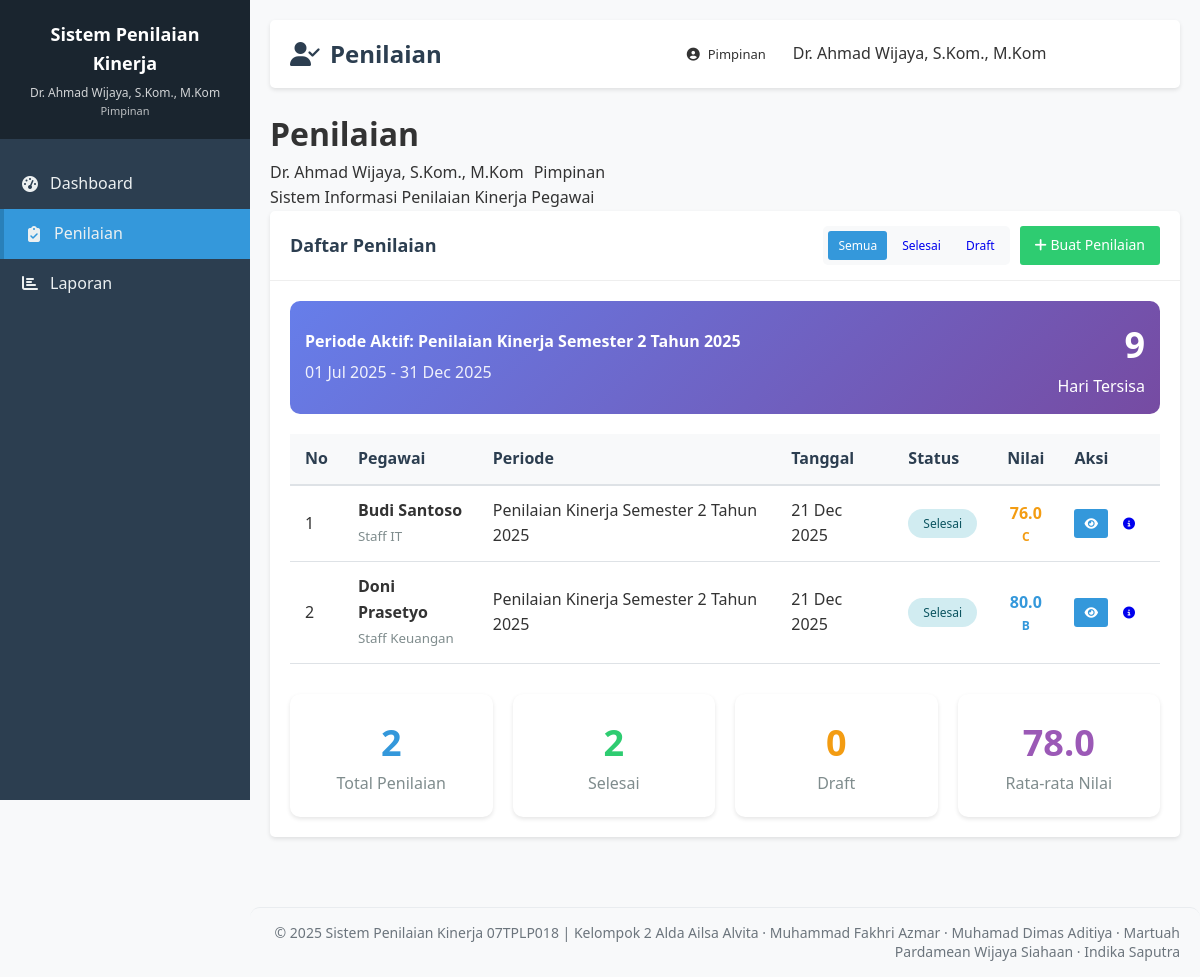
/pimpinan/penilaian.php (signed in), run on the app's committed database.
### tables this page shows
CREATE TABLE `periode_penilaian` (
  `id` int(11) NOT NULL,
  `nama_periode` varchar(100) NOT NULL,
  `tanggal_mulai` date NOT NULL,
  `tanggal_selesai` date NOT NULL,
  `status` enum('aktif','selesai','draft') NOT NULL DEFAULT 'draft',
  `created_at` timestamp NOT NULL DEFAULT current_timestamp(),
  `updated_at` timestamp NOT NULL DEFAULT current_timestamp() ON UPDATE current_timestamp()
);

CREATE TABLE `penilaian` (
  `id` int(11) NOT NULL,
  `periode_id` int(11) NOT NULL,
  `pegawai_id` int(11) NOT NULL,
  `penilai_id` int(11) NOT NULL,
  `tanggal_penilaian` date NOT NULL,
  `status` enum('draft','selesai') NOT NULL DEFAULT 'draft',
  `catatan` text DEFAULT NULL,
  `created_at` timestamp NOT NULL DEFAULT current_timestamp(),
  `updated_at` timestamp NOT NULL DEFAULT current_timestamp() ON UPDATE current_timestamp()
);

CREATE TABLE `pegawai` (
  `id` int(11) NOT NULL,
  `user_id` int(11) DEFAULT NULL,
  `nip` varchar(50) NOT NULL,
  `nama_depan` varchar(100) DEFAULT NULL,
  `nama_belakang` varchar(100) DEFAULT NULL,
  `nama_lengkap` varchar(255) NOT NULL,
  `jabatan` varchar(100) NOT NULL,
  `unit_kerja` varchar(100) DEFAULT NULL,
  `email` varchar(100) DEFAULT NULL,
  `no_telp` varchar(20) DEFAULT NULL,
  `created_at` timestamp NOT NULL DEFAULT current_timestamp(),
  `updated_at` timestamp NOT NULL DEFAULT current_timestamp() ON UPDATE current_timestamp()
);

### pimpinan/penilaian.php (the view, shortened to what the rows shown need)
<?php
$db   = new Database();
$conn = $db->getConnection();
$action = $_GET['action'] ?? '';
$user_id = $_SESSION['user_id'];
$penilai = $conn->query(
    "SELECT * FROM penilai WHERE user_id = '$user_id'"
)->fetch_assoc();
$active_period = $conn->query("
    SELECT * FROM periode_penilaian
    WHERE status = 'aktif'
    ORDER BY id DESC LIMIT 1
")->fetch_assoc();
$pegawai_list = $conn->query("SELECT * FROM pegawai ORDER BY nama_lengkap ASC");
$where_conditions = ["pn.penilai_id = '{$penilai['id']}'"];
if ($active_period) {
    $where_conditions[] = "pn.periode_id = '{$active_period['id']}'";
}
$where_clause = implode(' AND ', $where_conditions);
$penilaian_query = "
    SELECT
        pn.*,
        pg.nama_lengkap as nama_pegawai,
        pg.jabatan as jabatan_pegawai,
        pr.nama_periode,
        (SELECT AVG(nilai) FROM detail_penilaian WHERE penilaian_id = pn.id) as rata_rata_nilai
    FROM penilaian pn
    JOIN pegawai pg ON pn.pegawai_id = pg.id
    JOIN periode_penilaian pr ON pn.periode_id = pr.id
    WHERE $where_clause
    ORDER BY pn.tanggal_penilaian DESC
";
$penilaian_result = $conn->query($penilaian_query);
$page_title = $action == 'tambah' ? 'Tambah Penilaian' : ($action == 'edit' ? 'Edit Penilaian' : ($action == 'isi_nilai' ? 'Isi Nilai Penilaian' : 'Penilaian'));
require_once '../includes/header.php';
?>
<div class="dashboard-header">
    <div class="header-title">
        <h1><?php echo $page_title; ?></h1>
    </div>
</div>
<?php if ($action == 'tambah'): ?>
    <div class="card">
        <div class="card-header">
            <h2>Buat Penilaian Baru</h2>
            <a href="penilaian.php" class="btn btn-primary">
                <i class="fas fa-arrow-left"></i> Kembali
            </a>
        </div>
        <div class="card-body">
            <form method="POST" action="">
                <input type="hidden" name="tambah_penilaian" value="1">
                <div style="display: grid; grid-template-columns: repeat(2, 1fr); gap: 20px; margin-bottom: 30px;">
                    <div class="form-group">
                        <label for="pegawai_id">Pegawai *</label>
                        <select id="pegawai_id" name="pegawai_id" class="form-control" required>
                            <option value="">-- Pilih Pegawai --</option>
                            <?php while ($pegawai = $pegawai_list->fetch_assoc()): ?>
                                <option value="<?php echo $pegawai['id']; ?>">
                                    <?php echo $pegawai['nama_lengkap']; ?> - <?php echo $pegawai['jabatan']; ?>
                                </option>
                            <?php endwhile; ?>
                        </select>
                    </div>
                    <div class="form-group">
                        <label for="periode_id">Periode Penilaian *</label>
                        <select id="periode_id" name="periode_id" class="form-control" required>
                            <?php if ($active_period): ?>
                                <option value="<?php echo $active_period['id']; ?>" selected>
                                    <?php echo $active_period['nama_periode']; ?> (Aktif)
                                </option>
                            <?php else: ?>
                                <option value="">-- Tidak ada periode aktif --</option>
                            <?php endif; ?>
                        </select>
                        <?php if (!$active_period): ?>
                            <small style="color: #e74c3c;">
                                <i class="fas fa-exclamation-circle"></i> Tidak ada periode penilaian yang aktif
                            </small>
                        <?php endif; ?>
                    </div>
                    <div class="form-group">
                        <label for="tanggal_penilaian">Tanggal Penilaian *</label>
                        <input type="date" id="tanggal_penilaian" name="tanggal_penilaian" class="form-control"
                            value="<?php echo date('Y-m-d'); ?>" required>
                    </div>
                    <div class="form-group">
                        <label for="status">Status *</label>
                        <select id="status" name="status" class="form-control" required>
                            <option value="draft">Draft (Simpan sementara)</option>
                            <option value="selesai">Selesai (Lanjut ke pengisian nilai)</option>
                        </select>
                        <small style="color: #7f8c8d;">
                            Pilih "Selesai" jika ingin langsung mengisi nilai
                        </small>
                    </div>
                </div>
                <div style="margin-top: 30px; display: flex; gap: 10px;">
                    <button type="submit" class="btn btn-success">
                        <i class="fas fa-save"></i> Buat Penilaian
                    </button>
                    <a href="penilaian.php" class="btn btn-warning">
                        <i class="fas fa-times"></i> Batal
                    </a>
                </div>
            </form>
        </div>
    </div>
<?php else: ?>
    <div class="card">
        <div class="card-header" style="display: flex; justify-content: space-between; align-items: center;">
            <h2>Daftar Penilaian</h2>
        </div>
        <div class="card-body">
            <?php if ($active_period): ?>
                <div style="margin-bottom: 20px; padding: 15px; background: linear-gradient(135deg, #667eea 0%, #764ba2 100%);
                 color: white; border-radius: 10px;">
                    <div style="display: flex; justify-content: space-between; align-items: center;">
                        <div>
                            <h4 style="margin: 0;">Periode Aktif: <?php echo $active_period['nama_periode']; ?></h4>
                            <p style="margin: 5px 0 0 0; opacity: 0.9;">
                                <?php echo date('d M Y', strtotime($active_period['tanggal_mulai'])); ?> -
                                <?php echo date('d M Y', strtotime($active_period['tanggal_selesai'])); ?>
                            </p>
                        </div>
                        <div style="text-align: right;">
                            <?php
                            $end_date = new DateTime($active_period['tanggal_selesai']);
                            $today = new DateTime();
                            $days_left = $today->diff($end_date)->days;
                            ?>
                            <div style="font-size: 36px; font-weight: bold;"><?php echo $days_left; ?></div>
                            <div>Hari Tersisa</div>
                        </div>
                    </div>
                </div>
            <?php endif; ?>
            <?php if ($penilaian_result->num_rows > 0): ?>
                <div class="table-responsive">
                    <table class="data-table">
                        <thead>
                            <tr>
                                <th>No</th>
                                <th>Pegawai</th>
                                <th>Periode</th>
                                <th>Tanggal</th>
                                <th>Status</th>
                                <th>Nilai</th>
                                <th>Aksi</th>
                            </tr>
                        </thead>
                        <tbody>
                            <?php $no = 1; ?>
                            <?php while ($row = $penilaian_result->fetch_assoc()):
                                $rata_rata = $row['rata_rata_nilai'] ?? 0;
                                $grade = '';
                                $grade_color = '';
                                if ($rata_rata >= 90) {
                                    $grade = 'A';
                                    $grade_color = '#27ae60';
                                } elseif ($rata_rata >= 80) {
                                    $grade = 'B';
                                    $grade_color = '#3498db';
                                } elseif ($rata_rata >= 70) {
                                    $grade = 'C';
                                    $grade_color = '#f39c12';
                                } elseif ($rata_rata >= 60) {
                                    $grade = 'D';
                                    $grade_color = '#e67e22';
                                } else {
                                    $grade = 'E';
                                    $grade_color = '#e74c3c';
                                }
                            ?>
                                <tr>
                                    <td><?php echo $no++; ?></td>
                                    <td>
                                        <strong><?php echo $row['nama_pegawai']; ?></strong><br>
                                        <small style="color: #7f8c8d;"><?php echo $row['jabatan_pegawai']; ?></small>
                                    </td>
                                    <td><?php echo $row['nama_periode']; ?></td>
                                    <td><?php echo date('d M Y', strtotime($row['tanggal_penilaian'])); ?></td>
                                    <td>
                                        <?php
                                        $status_class = $row['status'] == 'selesai' ? 'status-selesai' : 'status-draft';
                                        $status_text = $row['status'] == 'selesai' ? 'Selesai' : 'Draft';
                                        ?>
                                        <span class="status-badge <?php echo $status_class; ?>">
                                            <?php echo $status_text; ?>
                                        </span>
                                    </td>
                                    <td>
                                        <?php if ($row['status'] == 'selesai'): ?>
                                            <div style="text-align: center;">
                                                <div style="font-size: 16px; font-weight: bold; color: <?php echo $grade_color; ?>;">
                                                    <?php echo number_format($rata_rata, 1); ?>
                                                </div>
                                                <div style="font-size: 12px; color: <?php echo $grade_color; ?>; font-weight: bold;">
                                                    <?php echo $grade; ?>
                                                </div>
                                            </div>
                                        <?php else: ?>
                                            <span style="color: #7f8c8d;">-</span>
                                        <?php endif; ?>
                                    </td>
                                    <td>
                                        <div style="display: flex; gap: 5px;">
                                            <?php if ($row['status'] == 'selesai'): ?>
                                                <a href="laporan.php?id=<?php echo $row['id']; ?>"
                                                    target="_blank"
                                                    class="btn btn-sm btn-primary" title="Lihat Laporan">
                                                    <i class="fas fa-eye"></i>
                                                </a>
                                                <a href="penilaian.php?action=view&id=<?php echo $row['id']; ?>"
                                                    class="btn btn-sm btn-info" title="Detail">
                                                    <i class="fas fa-info-circle"></i>
                                                </a>
                                            <?php endif; ?>
                                        </div>
                                    </td>
                                </tr>
                            <?php endwhile; ?>
                        </tbody>
                    </table>
                </div>
            <?php endif; ?>
        </div>
    </div>
<?php endif; ?>
<?php require_once '../includes/footer.php'; ?>

### data on the page
periode_penilaian: nama_periode "Penilaian Kinerja Semester 2 Tahun 2025", tanggal_mulai "01 Jul 2025", tanggal_selesai "31 Dec 2025"
penilaian: pegawai.nama_lengkap "Budi Santoso", pegawai.jabatan "Staff IT", periode.nama_periode "Penilaian Kinerja Semester 2 Tahun 2025", tanggal_penilaian "21 Dec 2025", status "Selesai", rata_rata "76.0", grade "C"
penilaian: pegawai.nama_lengkap "Doni Prasetyo", pegawai.jabatan "Staff Keuangan", periode.nama_periode "Penilaian Kinerja Semester 2 Tahun 2025", tanggal_penilaian "21 Dec 2025", status "Selesai", rata_rata "80.0", grade "B"

### other printed values
$_SESSION['nama_lengkap'] "Dr. Ahmad Wijaya, S.Kom., M.Kom"
$page_title "Penilaian"
$role "Pimpinan"
$stats['total'] "2"
$stats['selesai'] "2"
$stats['draft'] "0"
$stats['avg_nilai'] "78.0"
